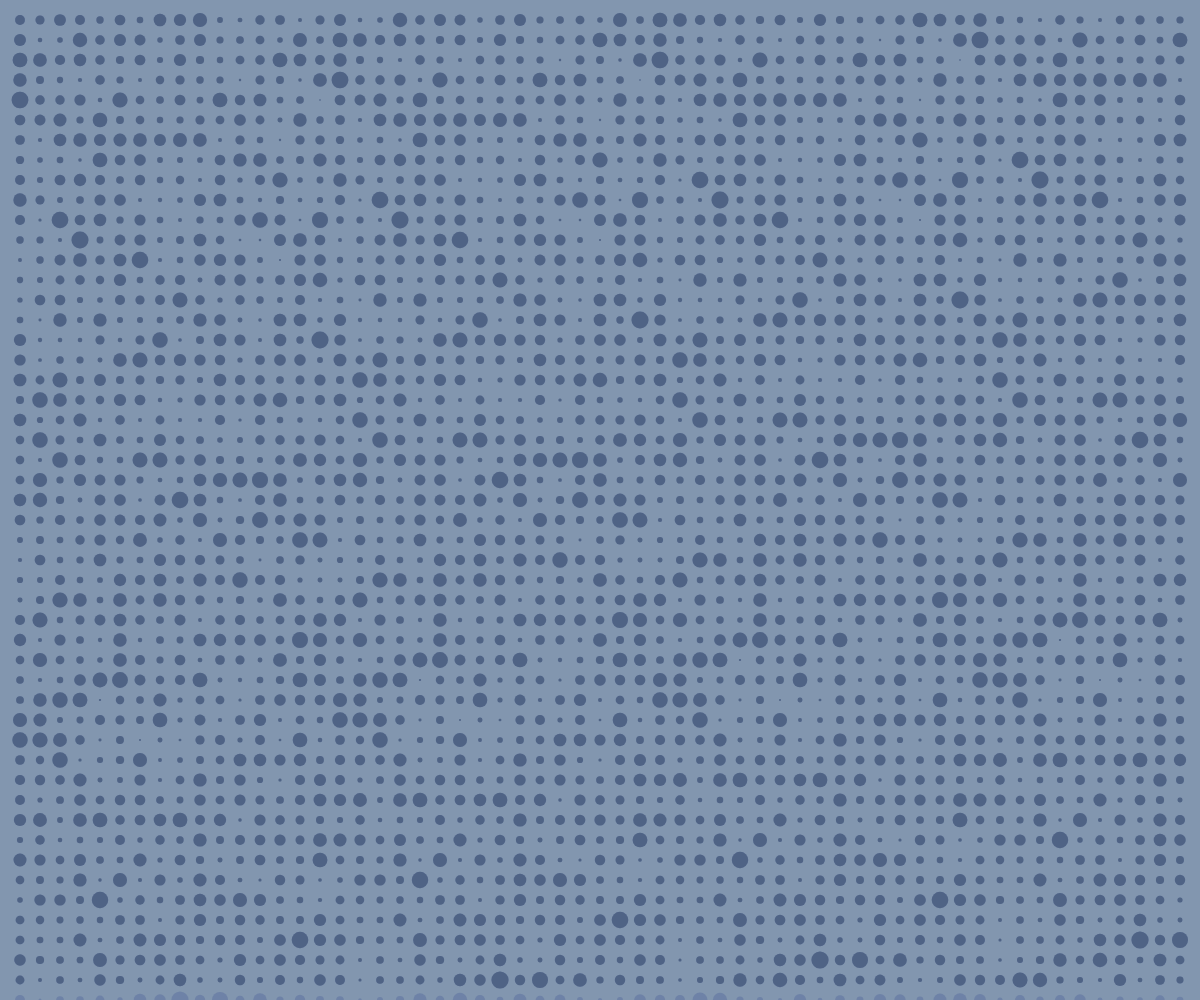
Frame 1 (no input)
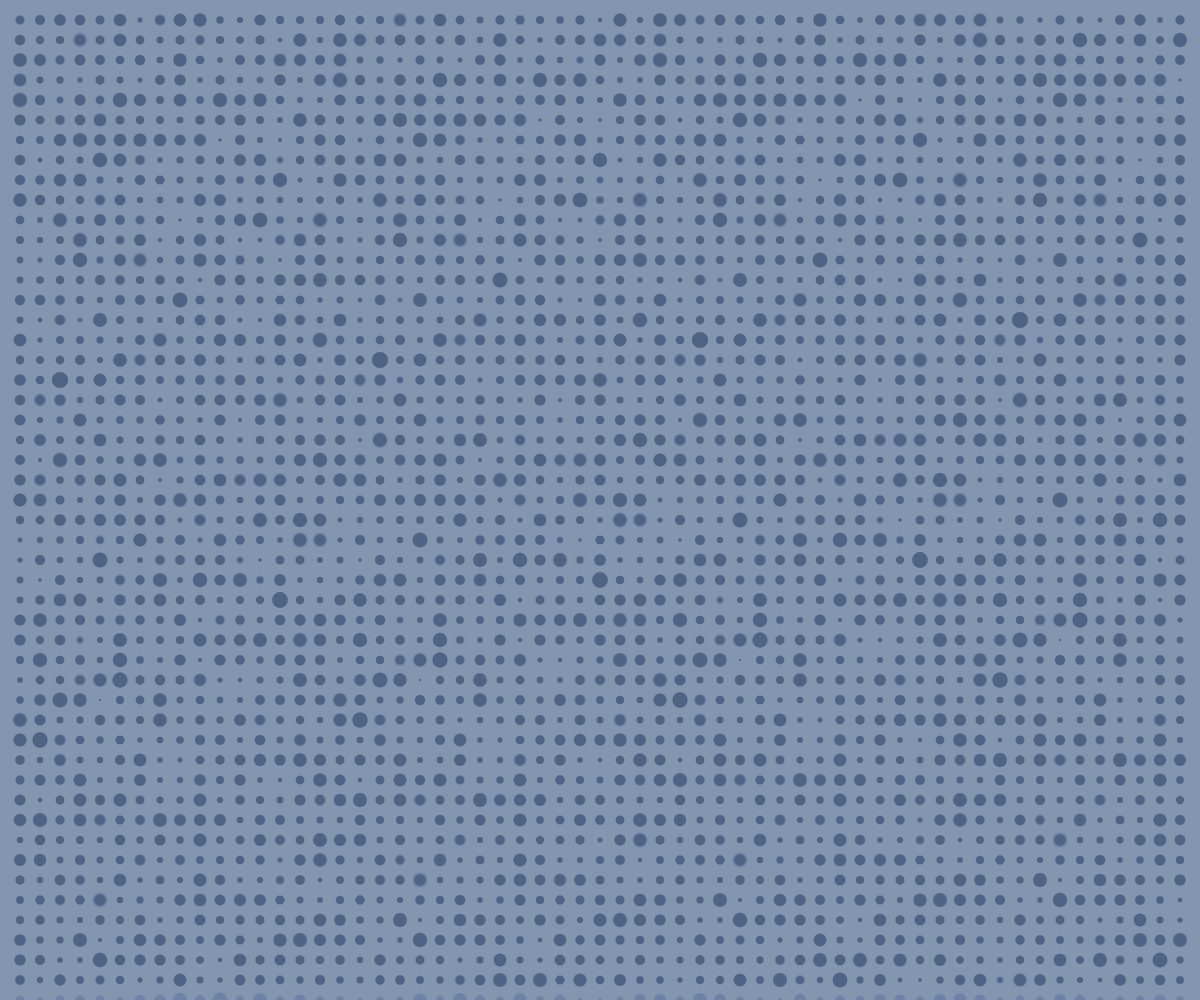
Frame 60 (no input)
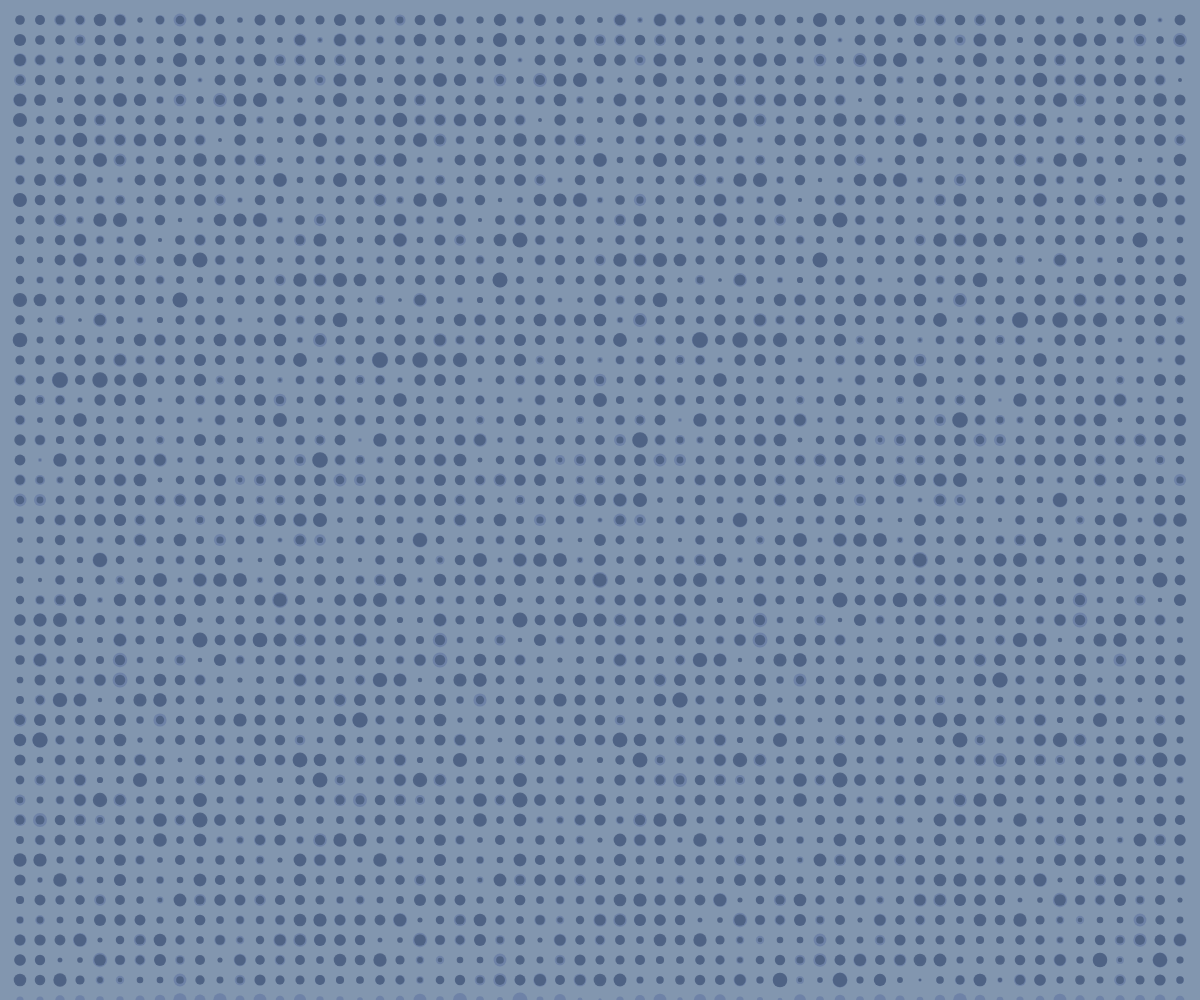
Frame 120 (the mouse pressed at the canvas centre since frame 60)

The p5.js sketch that drew these frames (run headless with seeded random() and noise() and a simulated clock; from frame 60 on, the mouse is pressed at the canvas centre):

// p5.js sketch
// ── sketch.js
console.log("hello")

function setup() {
  //let s= 700
  createCanvas(windowWidth, windowHeight);
}

function draw() {
  background(130, 150, 175);
  cursor(CROSS);
  
  // fill(230, 115, 75);
  // fill(75, 95, 130);
  noStroke();
  
  let n= width/20;
  let f= width/n

  fill(105, 125, 165, 200);
  for(a=f; a<width; a+=f){
    for(b=f; b<width; b+=f){
      let o= f* noise((a+f), (b+f), frameCount/400);
      ellipse(a, b, o, o);
    }
  }
  fill(75, 95, 130, 230);
  for(x=f; x<width; x+=f){
    for(y=f; y<height; y+=f){
      let d= f* noise((x+f), (y+f), frameCount/200);
      ellipse(x, y, d, d);
    }
  }
}

function windowResized(){
    resizeCanvas(windowWidth, windowHeight)
}
// ── style.css
canvas{
    position: fixed;
    left: 0;
    top: 0;
    z-index: -1;
    cursor: crosshair;
    /* fullscreen canvas behind other stuff */
}

.space {
    width: 100%;
    margin: auto;
    margin-top: 1.75em;
    border-top: 20px dotted rgba(194, 215, 226, 0);
    margin-bottom: 1.75em;
    cursor: crosshair;
}

.contain{
    width: 90%;
    margin: auto;
    place-content: center;
    text-align: left;
    cursor: crosshair;
}

.thirds {
    width: 100%;
    display: grid;
    text-align: center;
    grid-template-columns: 1fr 1fr 1fr;
    column-gap: 15px;
    row-gap: 15px;
    cursor: crosshair;
}

.button {
    margin: auto;
    display: flex;
    justify-content: center;
    gap: 15px;
    margin-bottom: 2em;
}

.button a:link, .button a:visited {
    border-radius: 35px;
    background-color: rgba(194, 215, 226, 0.505);
    padding: 10px 25px;
    text-align: center;
    text-decoration: none;
    display: inline-block;
    transition-duration: 0.25s;
    font-family: monospace;
    font-size: 16px;
    color: rgb(75, 95, 130);
    cursor: crosshair;
}

.button a:hover, .button a:active {
    /* background-color: rgb(207, 229, 241, 0.505);
    color: rgb(199, 0, 57); */
    color: rgb(207, 229, 241);
    background-color: rgb(199, 0, 57, 0.505);
}

h1 {
    font-family: monospace;
    font-size: 40px;
    color: rgb(194, 215, 226);
    transition-duration: 0.25s;
}
h1:hover{
    font-family: monospace;
    font-size: 40px;
    color: rgb(207, 229, 241);
}

h2 {
    font-family: monospace;
    color: rgba(194, 215, 226, 0.735);
    transition-duration: 0.25s;
}
h2:hover{
    font-family: monospace;
    color: rgb(207, 229, 241, 0.735);
}

/* p {
    font-family: monospace;
    font-size: 16px;
    color: rgb(194, 215, 226);
    transition-duration: 0.25s;
}
p:hover{
    font-family: monospace;
    color: rgb(199, 0, 57);
} */
